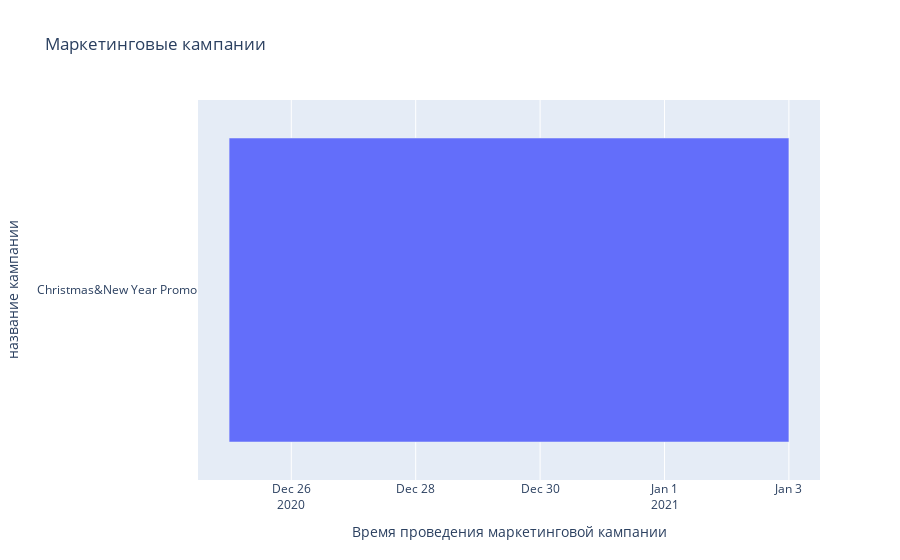

Source (notebook cell):
### Code cell
# сохраняю минимальную дату регистрации участников теста
min_reg_date = new_users['first_date'].min()

# строю диаграмму Гантта и отфильтровываю кампании, запущенные
# после минимальной даты регистрации
fig = px.timeline(
    marketing.query('in_eu == True and start_dt >= "2020-12-01"'), 
    x_start="start_dt", 
    x_end="finish_dt", 
    y="name",
    title='Маркетинговые кампании'
)
fig.update_yaxes(autorange="reversed", title='название кампании')
fig.update_xaxes(title='Время проведения маркетинговой кампании')
fig.show()

### Figure 1 — Plotly figure (JSON) as saved in the notebook; plotly's stock layout.template omitted (floating-point values rounded to 4 significant figures)
{"data": [{"alignmentgroup": "True", "base": ["2020-12-25T00:00:00"], "hovertemplate": "start_dt=%{base}<br>finish_dt=%{x}<br>name=%{y}<extra></extra>", "legendgroup": "", "marker": {"color": "#636efa"}, "name": "", "offsetgroup": "", "orientation": "h", "showlegend": false, "textposition": "auto", "type": "bar", "x": [777600000], "xaxis": "x", "y": ["Christmas&New Year Promo"], "yaxis": "y"}], "layout": {"barmode": "overlay", "legend": {"tracegroupgap": 0}, "title": {"text": "Маркетинговые кампании"}, "xaxis": {"anchor": "y", "domain": [0, 1], "title": {"text": "Время проведения маркетинговой кампании"}, "type": "date"}, "yaxis": {"anchor": "x", "autorange": "reversed", "domain": [0, 1], "title": {"text": "название кампании"}}}}
